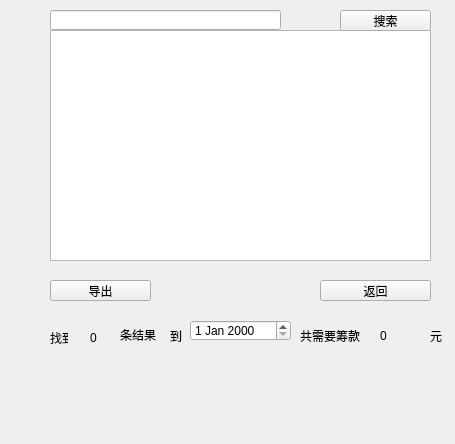
<?xml version="1.0" encoding="UTF-8"?>
<ui version="4.0">
 <class>accountlist</class>
 <widget class="QWidget" name="accountlist">
  <property name="geometry">
   <rect>
    <x>0</x>
    <y>0</y>
    <width>455</width>
    <height>444</height>
   </rect>
  </property>
  <property name="windowTitle">
   <string>Form</string>
  </property>
  <widget class="QTableView" name="accountlist_tableView">
   <property name="geometry">
    <rect>
     <x>50</x>
     <y>30</y>
     <width>381</width>
     <height>231</height>
    </rect>
   </property>
   <property name="sizePolicy">
    <sizepolicy hsizetype="Preferred" vsizetype="Preferred">
     <horstretch>0</horstretch>
     <verstretch>0</verstretch>
    </sizepolicy>
   </property>
   <property name="alternatingRowColors">
    <bool>true</bool>
   </property>
   <property name="sortingEnabled">
    <bool>true</bool>
   </property>
   <attribute name="horizontalHeaderVisible">
    <bool>false</bool>
   </attribute>
   <attribute name="verticalHeaderVisible">
    <bool>false</bool>
   </attribute>
  </widget>
  <widget class="QLineEdit" name="accountlist_searchEdit">
   <property name="geometry">
    <rect>
     <x>50</x>
     <y>10</y>
     <width>231</width>
     <height>20</height>
    </rect>
   </property>
  </widget>
  <widget class="QPushButton" name="accountlist_searchButton">
   <property name="geometry">
    <rect>
     <x>340</x>
     <y>10</y>
     <width>91</width>
     <height>21</height>
    </rect>
   </property>
   <property name="text">
    <string>搜索</string>
   </property>
  </widget>
  <widget class="QLabel" name="label_1">
   <property name="geometry">
    <rect>
     <x>50</x>
     <y>330</y>
     <width>18</width>
     <height>16</height>
    </rect>
   </property>
   <property name="text">
    <string>找到</string>
   </property>
  </widget>
  <widget class="QLabel" name="label_2">
   <property name="geometry">
    <rect>
     <x>90</x>
     <y>330</y>
     <width>16</width>
     <height>16</height>
    </rect>
   </property>
   <property name="text">
    <string>0</string>
   </property>
  </widget>
  <widget class="QLabel" name="label_3">
   <property name="geometry">
    <rect>
     <x>120</x>
     <y>325</y>
     <width>72</width>
     <height>20</height>
    </rect>
   </property>
   <property name="text">
    <string>条结果</string>
   </property>
  </widget>
  <widget class="QDateEdit" name="dateEdit">
   <property name="geometry">
    <rect>
     <x>190</x>
     <y>320</y>
     <width>101</width>
     <height>21</height>
    </rect>
   </property>
  </widget>
  <widget class="QPushButton" name="accountlist_exportButton">
   <property name="geometry">
    <rect>
     <x>50</x>
     <y>280</y>
     <width>101</width>
     <height>21</height>
    </rect>
   </property>
   <property name="text">
    <string>导出</string>
   </property>
  </widget>
  <widget class="QPushButton" name="accountlist_backButton">
   <property name="geometry">
    <rect>
     <x>320</x>
     <y>280</y>
     <width>111</width>
     <height>21</height>
    </rect>
   </property>
   <property name="text">
    <string>返回</string>
   </property>
  </widget>
  <widget class="QLabel" name="label_4">
   <property name="geometry">
    <rect>
     <x>170</x>
     <y>320</y>
     <width>20</width>
     <height>31</height>
    </rect>
   </property>
   <property name="text">
    <string>到</string>
   </property>
  </widget>
  <widget class="QLabel" name="label_6">
   <property name="geometry">
    <rect>
     <x>380</x>
     <y>320</y>
     <width>51</width>
     <height>31</height>
    </rect>
   </property>
   <property name="text">
    <string>0</string>
   </property>
  </widget>
  <widget class="QLabel" name="label_7">
   <property name="geometry">
    <rect>
     <x>430</x>
     <y>320</y>
     <width>20</width>
     <height>31</height>
    </rect>
   </property>
   <property name="text">
    <string>元</string>
   </property>
  </widget>
  <widget class="QLabel" name="label_5">
   <property name="geometry">
    <rect>
     <x>300</x>
     <y>320</y>
     <width>81</width>
     <height>31</height>
    </rect>
   </property>
   <property name="text">
    <string>共需要筹款</string>
   </property>
  </widget>
 </widget>
 <resources/>
 <connections/>
</ui>
